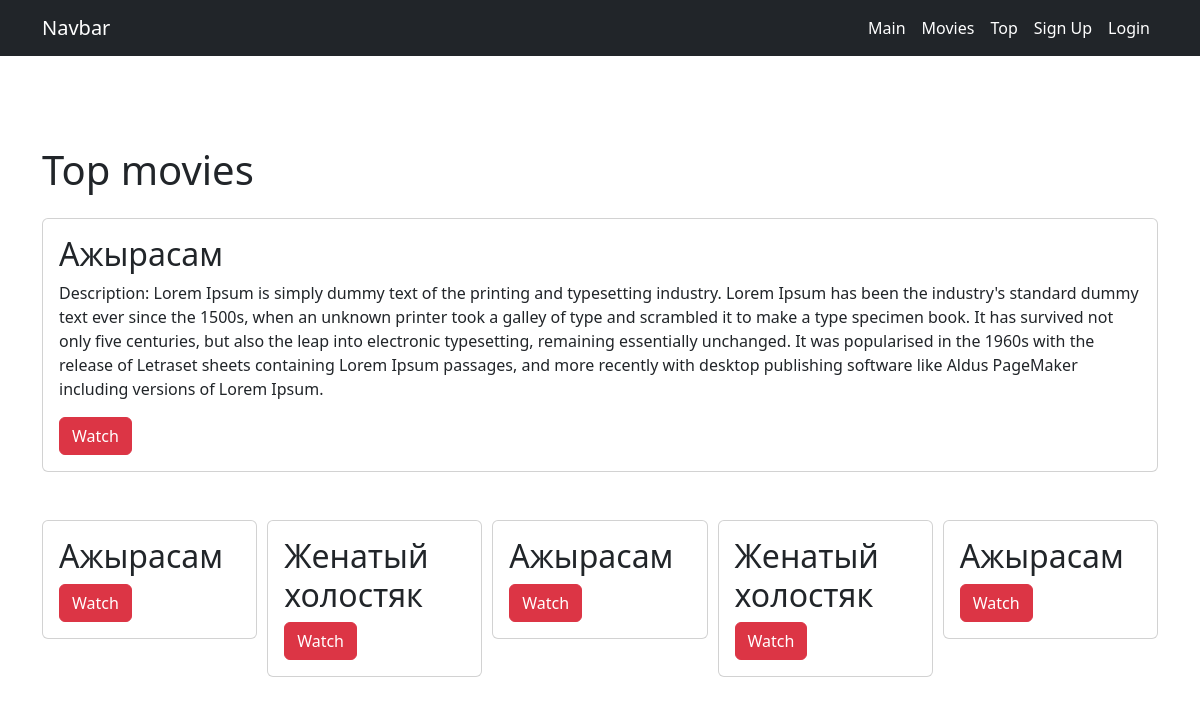
Page /movies/top/ on the committed database.
### qflexApp/models.py (models this page shows, shortened)
class Movie(models.Model):
    movieName = models.CharField("Наименование фильма", max_length=255, null=True, blank=True)
    genre = models.ForeignKey(Genre, on_delete=models.CASCADE, verbose_name="Жанр")
    year = models.IntegerField("Год", null=True, blank=True)
    country = models.CharField("Страна", max_length=255, null=True, blank=True)
    producer = models.CharField("Продюсер", max_length=255, null=True, blank=True)
    description = models.TextField("Описание", null=True, blank=True)
    cover = models.CharField("Ссылка на обои", max_length=500, null=True, blank=True)
    poster = models.CharField("Ссылка на постер", max_length=500, null=True, blank=True)
    movieLink = models.CharField("Ссылка на фильм", max_length=500, null=True, blank=True)
    isTopTen = models.BooleanField("Топ-10", default=False, null=True, blank=True)
    isRecommended = models.BooleanField("Рек. фильм", default=False, null=True, blank=True)
    rating = models.FloatField("Рейтинг", null=True, blank=True)
    class Meta:
        verbose_name = "Фильм"
        verbose_name_plural = "Фильмы"

### qflexApp/views.py (the view)
# urls.py: path('movies/top/', views.topMoviesPage, name='topMoviesPage'),
def topMoviesPage(request):
    movie = Movie.objects.all()[:1]
    movies = Movie.objects.all()[:10]
    return render(request, "primaryFrontend/top-movies.html", {
        'movie': movie,
        'movies': movies
    })

### qflexApp/templates/primaryFrontend/top-movies.html (shortened to what this page needs)
{% extends '../base.html' %}
{% block content %}
    <div class="top-movies">
        <div class="container">
            {% for m in movie %}
            {% if m.isRecommended %}
            <h1 class="mb-4">Top movies</h1>
            <div class="card mb-5">
                <div class="card-body">
                    <h2>{{ m.movieName }}</h2>
                    <p>Description: {{ m.description }}</p>
                    <a href="{% url 'movieDetailPage' pk=m.pk %}" class="btn btn-danger">Watch</a>
                </div>
            </div>
            {% else %}
            <h3>No recommended movie</h3>
            {% endif %}
            {% endfor %}
            <div class="owl-carousel owl-theme">
                {% for movie in movies %}
                {% if movie.isTopTen %}
                <div class="item">
                    <div class="card">
                        <div class="card-body">
                            <h2>{{ movie.movieName }}</h2>
                            <a href="{% url 'movieDetailPage' pk=movie.pk %}" class="btn btn-danger">Watch</a>
                        </div>
                    </div>
                </div>
                {% else %}
                <h3>Nothing</h3>
                {% endif %}
                {% endfor %}
            </div>
        </div>
    </div>
{% endblock %}

### qflexApp/templates/base.html (shortened to what this page needs)
{% load static %}
<!DOCTYPE html>
<html lang="en">
<head>
    <link rel="stylesheet" href="{% static './css/owl.carousel.min.css' %}">
    <link rel="stylesheet" href="{% static './css/owl.theme.default.min.css' %}">
    <link rel="stylesheet" href="{% static './css/style.css' %}">
    <link rel="stylesheet" href="{% static './css/bootstrap.min.css' %}">
    <link rel="stylesheet" href="https://cdnjs.cloudflare.com/ajax/libs/font-awesome/6.3.0/css/all.min.css" />
</head>
<body>
    <header class="navbar navbar-expand-lg bg-dark">
        <div class="container">
          <a class="navbar-brand text-white" href="#">Navbar</a>
          <div class="collapse navbar-collapse" id="navbarSupportedContent">
            <ul class="navbar-nav ms-auto mb-2 mb-lg-0">
              <li class="nav-item">
                <a class="nav-link text-white" href="{% url 'homePage' %}">Main</a>
              </li>
              <li class="nav-item">
                <a class="nav-link text-white" href="{% url 'allMoviesPage' %}">Movies</a>
              </li>
                <li class="nav-item">
                <a class="nav-link text-white" href="{% url 'topMoviesPage' %}">Top</a>
              </li>
                {% if user.is_authenticated %}
                <li class="nav-item">
                <a class="nav-link text-white" href="{% url 'logoutUser' %}">{{ user.username }}</a>
              </li>
                {% else %}
                <li class="nav-item">
                <a class="nav-link text-white" href="{% url 'signUpPage' %}">Sign Up</a>
              </li>
              <li class="nav-item">
                <a class="nav-link text-white" href="{% url 'loginPage' %}">Login</a>
              </li>
                {% endif %}
            </ul>
          </div>
        </div>
    </header>
    {% block content %}
    {% endblock %}
</body>
</html>

### qflexApp/static/css/style.css (style rules this page uses)
.all-movies, .top-movies, .movie-detail { padding: 90px 0; }

### rows in the picture
Movie: movieName "Ажырасам", description "Lorem Ipsum is simply dummy text of the printing and typesetting industry. Lorem Ipsum has been the industry's standard dummy text ever since the 1500s, when an unknown printer took a galley of type and scrambled it to make a type specimen book. It has survived not only five centuries, but also the leap into electronic typesetting, remaining essentially unchanged. It was popularised in the 1960s with the release of Letraset sheets containing Lorem Ipsum passages, and more recently with desktop publishing software like Aldus PageMaker including versions of Lorem Ipsum."
Movie: movieName "Женатый холостяк"
